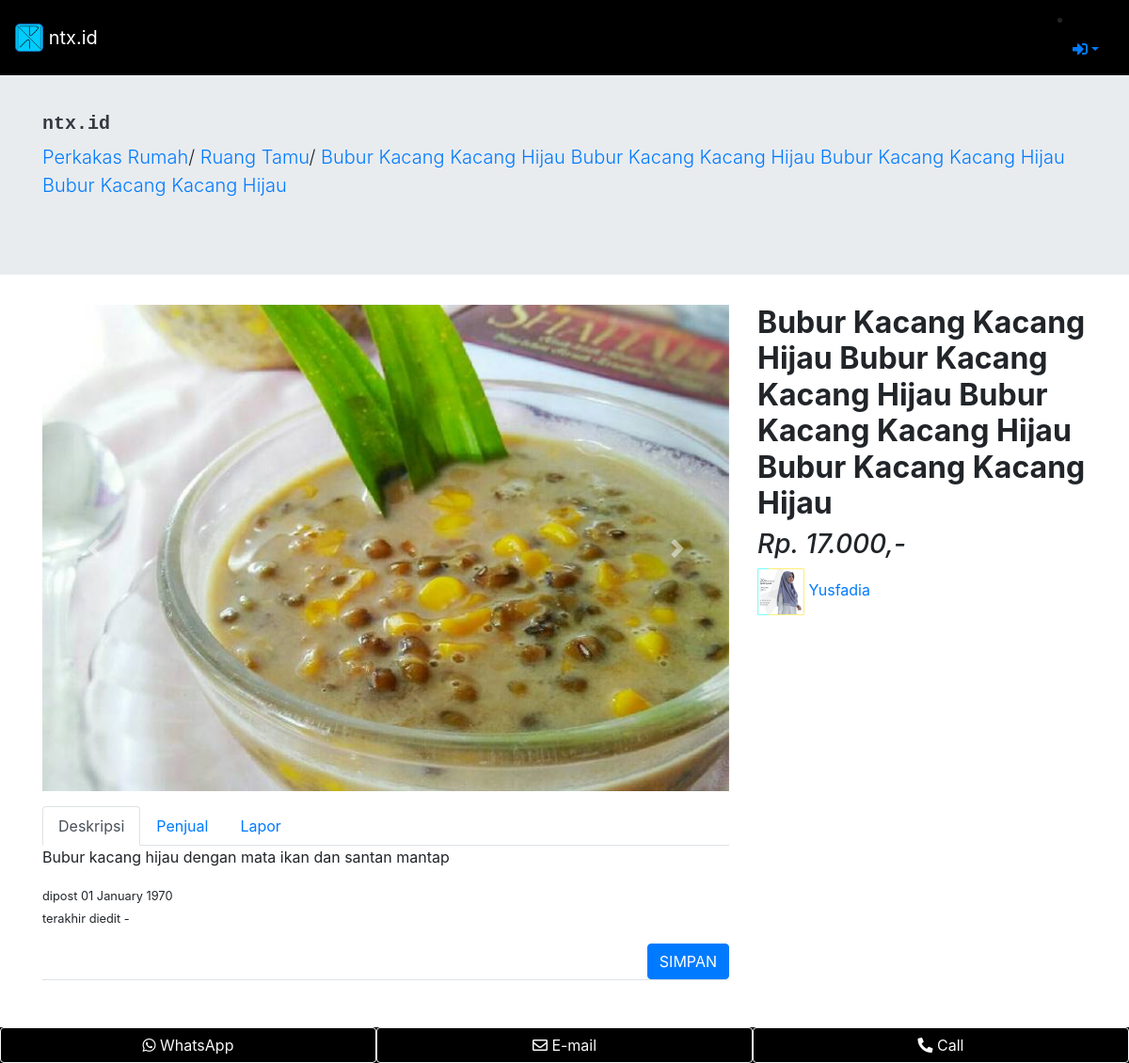
The page /product/detail/17 on the database its author committed.
### tables this page shows
CREATE TABLE `company` (
  `id` int(11) NOT NULL,
  `name` varchar(128) NOT NULL,
  `about1` varchar(1000) NOT NULL,
  `about2` varchar(1000) NOT NULL,
  `about3` varchar(1000) NOT NULL,
  `created` varchar(128) NOT NULL,
  `aboutme` varchar(2000) NOT NULL,
  `email` varchar(50) NOT NULL
);

CREATE TABLE `category` (
  `cat_id` int(2) NOT NULL,
  `cat_code` int(2) NOT NULL,
  `subcat_code` int(2) NOT NULL,
  `cat_name` varchar(100) NOT NULL,
  `subcat_name` varchar(100) NOT NULL
);

CREATE TABLE `product` (
  `product_id` int(11) NOT NULL,
  `user_id` int(11) NOT NULL,
  `cat_code` int(2) NOT NULL,
  `subcat_code` int(2) NOT NULL,
  `name` varchar(128) NOT NULL,
  `about` varchar(512) NOT NULL,
  `price` int(11) NOT NULL,
  `image1` varchar(128) NOT NULL,
  `image2` varchar(128) NOT NULL,
  `image3` varchar(128) NOT NULL,
  `image4` varchar(128) NOT NULL,
  `image5` varchar(128) NOT NULL,
  `date_created` int(11) NOT NULL,
  `last_edited` int(11) NOT NULL,
  `is_active` int(1) NOT NULL
);

CREATE TABLE `user` (
  `user_id` int(11) NOT NULL,
  `name` varchar(128) NOT NULL,
  `email` varchar(128) NOT NULL,
  `phonenumber` bigint(11) NOT NULL,
  `whatsappnumber` bigint(11) NOT NULL,
  `prov_code` varchar(2) NOT NULL,
  `kot_code` varchar(2) NOT NULL,
  `kec_code` varchar(2) NOT NULL,
  `address` varchar(100) NOT NULL,
  `image` varchar(128) NOT NULL,
  `password` varchar(256) NOT NULL,
  `role_id` int(11) NOT NULL,
  `is_active` int(1) NOT NULL,
  `date_created` int(11) NOT NULL,
  `last_logged` int(11) NOT NULL
);

### application/controllers/Product.php (called while the page is built, shortened)
<?php
class Product extends CI_Controller {
	public function __construct()
	{
		$this->load->model('product_model');
		$this->load->model('company_model');
	}
	public function detail($product_id)
	{
		$data['company']= $this->company_model->getCompany();
		$data['user']= $this->db->get_where('user', ['email'=>$this->session->userdata('email')])->row_array();
		$data['category'] = $this->product_model->getCategory();
		$data['product']= $this->product_model->getProductById($product_id);
		if ($data['product']){
			$data['catsubcat']= $this->product_model->getCatSubCatName($data['product']['cat_code'],$data['product']['subcat_code']);
			$data['seller'] = $this->product_model->getSeller($data['product']['user_id']);
			$data['location'] = $this->product_model->getLocation($data['seller']['prov_code'],$data['seller']['kot_code'],$data['seller']['kec_code']);
			$this->load->view('templates/header_public', $data);
			$this->load->view('product/detail', $data);
			$this->load->view('templates/footer_detail', $data);
		}else{
			$this->load->view('templates/header_public', $data);
			$this->load->view('product/pagenotfound', $data);
			$this->load->view('templates/footer_public', $data);
		}
	}
}

### index.php (called while the page is built, shortened)
<?php
require_once BASEPATH.'core/CodeIgniter.php';

### application/models/Company_model.php (called while the page is built, shortened)
<?php
class company_model extends CI_model{
	public function getCompany()
	{
		return $this->db->get('company')->row_array();
	}
}
?>

### application/models/Product_model.php (called while the page is built, shortened)
<?php
class product_model extends CI_model{
	public function getCategory()
	{
		$this->db->distinct();
		$this->db->select('cat_code');
		return $this->db->get('category')->result_array();
	}
	public function getProductById($product_id)
	{
		$this->db->where('is_active', 1);
		$this->db->where('product_id', $product_id);
		return $this->db->get('product')->row_array();
	}
	public function getCatSubCatName($cat_code,$subcat_code)
	{
		$this->db->where('cat_code', $cat_code);
		$this->db->where('subcat_code', $subcat_code);
		return $this->db->get('category')->row_array();
	}
	public function getSeller($user_id)
	{
		$this->db->where('user_id', $user_id);
		return $this->db->get('user')->row_array();
	}
	public function getLocation($prov_code,$kot_code,$kec_code)
	{
		$this->db->where('kec_code', $kec_code);
		$this->db->where('kot_code', $kot_code);
		$this->db->where('prov_code', $prov_code);
		return $this->db->get('location')->row_array();
	}
}
?>

### application/views/product/detail.php (the view, shortened to what this page needs)
  <div class="jumbotron jumbotron-fluid" >
  <div class="container">
    <h5 class="text-monospace font-weight-bold"><a href="<?= base_url('product');?>" class="text-decoration-none text-dark"><?= $company['name'];?></a></h5>
    <p class="lead">
      <a href="<?= base_url('product/category/').$catsubcat['cat_code'] ;?>" class="text-decoration-none"><?= $catsubcat['cat_name'] ;?></a>/
      <a href="<?= base_url('product/subcategory/').$catsubcat['cat_code']."/".$catsubcat['subcat_code'];?>" class="text-decoration-none" /><?= $catsubcat['subcat_name'];?></a>/
      <a href="#" class="text-decoration-none"><?= $product['name'];?></a>
    </p>
  </div>
</div>
  <div class="container">
    <div class="row mb-3">
      <div class="col-lg-8" style="">
        <div id="carouselExampleControls" class="carousel slide" data-ride="carousel">
          <div class="carousel-inner">
            <?php if ($product['image1']) : ?>
            <div class="carousel-item active">
              <img src="<?= base_url('assets/img/product/').$product['image1'];?>" class="d-block w-100" alt="...">
            </div>
            <?php endif ; ?>
          </div>
          <a class="carousel-control-prev" href="#carouselExampleControls" role="button" data-slide="prev">
            <span class="carousel-control-prev-icon" aria-hidden="true"></span>
          </a>
          <a class="carousel-control-next" href="#carouselExampleControls" role="button" data-slide="next">
            <span class="carousel-control-next-icon" aria-hidden="true"></span>
          </a>
        </div>
        </div>
        <div class="col-lg-4">
        <h2 class="font-weight-bolder"><?= $product['name'] ; ?></h2>
        <h3 class="font-italic">Rp. <?= number_format($product['price'], 0, ",", "."); ?>,-</h3>
        <p><a href="<?= base_url('product/seller/').$seller['user_id'];?>" class="text-decoration-none"><img src="<?= base_url('assets/img/profile/').$seller['image'];?>" style="width:50px;height:50px"> <?= $seller['name'];?></a></p>
        </div>
    </div>
    <div class="row">
      <div class="col-lg-8">
        <ul class="nav nav-tabs" id="myTab" role="tablist">
          <li class="nav-item">
            <a class="nav-link active" id="home-tab" data-toggle="tab" href="#home" role="tab" aria-controls="home" aria-selected="true">Deskripsi</a>
          </li>
          <li class="nav-item">
            <a class="nav-link" id="profile-tab" data-toggle="tab" href="#profile" role="tab" aria-controls="profile" aria-selected="false">Penjual</a>
          </li>
          <li class="nav-item">
            <a class="nav-link" id="contact-tab" data-toggle="tab" href="#contact" role="tab" aria-controls="contact" aria-selected="false">Lapor</a>
          </li>
      </ul>
      <div class="tab-content" id="myTabContent">
        <div class="tab-pane fade show active" id="home" role="tabpanel" aria-labelledby="home-tab">
            <p class=""><?= $product['about'];?></p>
            <p class=""><small>dipost <?= date('d F Y', $product['date_created']) ;?>
            <br>terakhir diedit <?php if($product['last_edited']){ echo date('d F Y', $product['last_edited']); }else{ echo "-";} ?></small></p>
            <p class="border-bottom text-right"><a href="<?= base_url('myproduct/add_bookmark/').$product['product_id'];?>" class="btn btn-primary">SIMPAN</a></p>
        </div>
      </div>
      </div>
    </div>
  </div>

### application/views/templates/header_public.php (shortened to what this page needs)
<!DOCTYPE html>
<html lang="en">
<head>
  <link href="<?= base_url('assets/') ;?>vendor/fontawesome-free/css/all.min.css" rel="stylesheet" type="text/css">
  <link href="<?= base_url('assets/vendor/bootstrap/css/bootstrap.min.css');?>" rel="stylesheet">
  <link href="<?= base_url('assets/css/shop-homepage.css'); ?>" rel="stylesheet">
</head>
<body class="">
<nav class="navbar navbar-dark fixed-top" style="background:#000">
  <a class="navbar-brand" href="<?= base_url();?>">
    <img src="<?= base_url('assets/img/brand.png');?>" width="30" height="30" class="d-inline-block align-top" alt="">
    <?= $company['name'];?>
  </a>
<?php if ($user) : ?>
  <li class="nav-item dropdown">
    <a class="nav-link dropdown-toggle" data-toggle="dropdown" href="#" role="button" aria-haspopup="true" aria-expanded="false">
    <i class="far fa-user-circle"></i></a>
    <div class="dropdown-menu dropdown-menu-right">
      <?php if ($user['role_id']==1) : ?>
        <a class="dropdown-item" href="<?= base_url('admin');?>">Dasboard</a>
      <?php else : ?>
        <a class="dropdown-item" href="<?= base_url('user');?>">Pengaturan</a>
        <a class="dropdown-item" href="<?= base_url('myproduct');?>">Produk Saya</a>
      <?php endif ;?>
      <div class="dropdown-divider"></div>
      <a class="dropdown-item" href="<?= base_url('auth/logout');?>" data-toggle="modal" data-target="#logoutModal">Logout</a>
    </div>
  </li>
<?php else : ?>
    <li class="nav-item dropdown">
    <a class="nav-link dropdown-toggle" data-toggle="dropdown" href="#" role="button" aria-haspopup="true" aria-expanded="false">
    <i class="fas fa-sign-in-alt"></i></a>
  </li>
<?php endif ;?>
</nav>

### assets/css/shop-homepage.css (style rules this page uses)
body { padding-top: 56px; }

### rows shown on the page
company: name "ntx.id"
category: cat_name "Perkakas Rumah", subcat_name "Ruang Tamu"
product: name "Bubur Kacang Kacang Hijau Bubur Kacang Kacang Hijau Bubur Kacang Kacang Hijau Bubur Kacang Kacang Hijau", image1 (picture), price "17.000", about "Bubur kacang hijau dengan mata ikan dan santan mantap", date_created "01 January 1970"
user: image (picture), name "Yusfadia"
